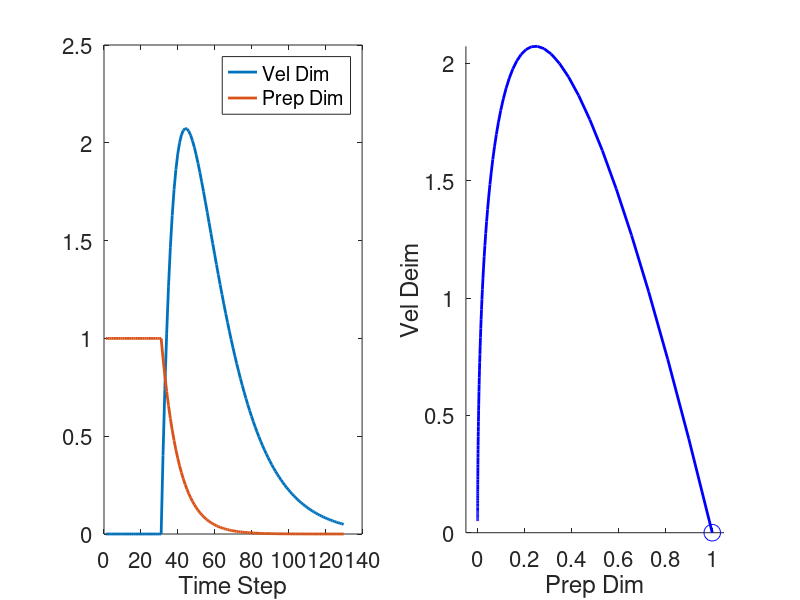

Reproduce this figure in MATLAB. (Note: this script raises an error after producing the figure.)
%%
%1D example
A = [0.95, 0.4;
0, 0.9];

x0 = [0; 1];

nSteps = 100;
xTraj = zeros(nSteps, 2);

xTraj(1,:) = x0;
for t=2:nSteps
    xTraj(t,:) = A*xTraj(t-1,:)';
end

figure;
subplot(1,2,1);
plot([repmat(xTraj(1,:),30,1); xTraj],'LineWidth',2);
xlabel('Time Step');
set(gca,'FontSize',16);
legend({'Vel Dim','Prep Dim'});

subplot(1,2,2);
hold on;
plot(xTraj(:,2), xTraj(:,1), 'b', 'LineWidth', 2);
plot(xTraj(1,2), xTraj(1,1), 'bo', 'MarkerSize', 12);
axis equal;
xlabel('Prep Dim');
ylabel('Vel Deim');
set(gca,'FontSize',16);

%%
%2D example
tau_vel = 0.95;
tau_prep = 0.9;
tau_transfer = 0.4;
prepMag = 1;

A = [tau_vel tau_transfer 0 0;
0 tau_prep 0 0;
0 0 tau_vel tau_transfer;
0 0 0 tau_prep];

theta = linspace(0,2*pi,17);
theta = theta(1:(end-1));
dir = [cos(theta)', sin(theta)'];

nSteps = 100;
nCon = size(dir,1);
datCube = zeros(nCon, nSteps, 4);
for dirIdx=1:nCon
    xTraj = zeros(nSteps, 4);

    x0 = [0; dir(dirIdx,1); 0; dir(dirIdx,2)]*prepMag;
    xTraj(1,:) = x0;
    for t=2:nSteps
        xTraj(t,:) = A*xTraj(t-1,:)';
    end

    datCube(dirIdx,:,:) = xTraj;
end

%%
%apply jPCA
neural_E = randn(4,50);
for rowIdx=1:size(neural_E,1)
    neural_E(rowIdx,:) = neural_E(rowIdx,:)/norm(neural_E(rowIdx,:));
end

timeAxis = (0:(nSteps-1))*0.01;

Data = struct();
timeMS = round(timeAxis*1000);
for n=1:nCon
    Data(n).A = squeeze(datCube(n,:,:))*neural_E;
    Data(n).A = Data(n).A + randn(size(Data(n).A))*0.001;
    Data(n).times = timeMS;
end

jPCA_params.normalize = true;
jPCA_params.softenNorm = 0;
jPCA_params.suppressBWrosettes = true;  % these are useful sanity plots, but lets ignore them for now
jPCA_params.suppressHistograms = true;  % these are useful sanity plots, but lets ignore them for now
jPCA_params.meanSubtract = true;
jPCA_params.numPCs = 6;  % default anyway, but best to be specific

windowIdx = [0, 200];
jPCATimes = windowIdx(1):10:windowIdx(2);
for x = 1:length(jPCATimes)
    [~,minIdx] = min(abs(jPCATimes(x) - Data(1).times));
    jPCATimes(x) = Data(1).times(minIdx);
end

[Projections, jPCA_Summary] = jPCA(Data, jPCATimes, jPCA_params);
phaseSpace(Projections, jPCA_Summary);  % makes the plot

%%
%apply marginalized PCA
datCubeUnroll = zeros(size(datCube,1)*size(datCube,2), 50);
nLoop = size(datCubeUnroll,1);

tIdx = 1:size(datCube,2);
for t=1:size(datCube,1)
    datCubeUnroll(tIdx,:) = [repmat(squeeze(datCube(t,1,:))', 30, 1); squeeze(datCube(t,1:70,:))] * neural_E;
    tIdx = tIdx + length(tIdx);
end

eventIdx = 50:length(tIdx):size(datCubeUnroll,1);
tCodes = 1:16;
tCodes = repmat(tCodes',4,1);
datCubeUnroll = repmat(datCubeUnroll,4,1);

eventIdx = [eventIdx, eventIdx+nLoop, eventIdx+nLoop*2, eventIdx+nLoop*3];

margGroupings = {{1, [1 2]}, ...
    {2}};
margNames = {'Target','Time'};

opts_m.margNames = margNames;
opts_m.margGroupings = margGroupings;
opts_m.nCompsPerMarg = 5;
opts_m.makePlots = true;
opts_m.nFolds = 10;
opts_m.readoutMode = 'singleTrial';
opts_m.alignMode = 'rotation';
opts_m.plotCI = true;

mPCA_cue = apply_mPCA_general( datCubeUnroll, eventIdx, ...
    tCodes, [-49,49], 0.010, opts_m);

mp = mPCA_cue.margPlot;
mp.layoutInfo.nPerMarg = 4;
[yAxesFinal, allHandles, allYAxes] = marg_mPCA_plot( mPCA_cue.margResample, mp.timeAxis, mp.lineArgs, ...
    mp.plotTitles, 'sameAxes', [], [-3,3], [], mp.lineArgsPerMarg, opts_m.margGroupings, opts_m.plotCI, mp.layoutInfo );
set(gcf,'Position',[136   194   596   868]);